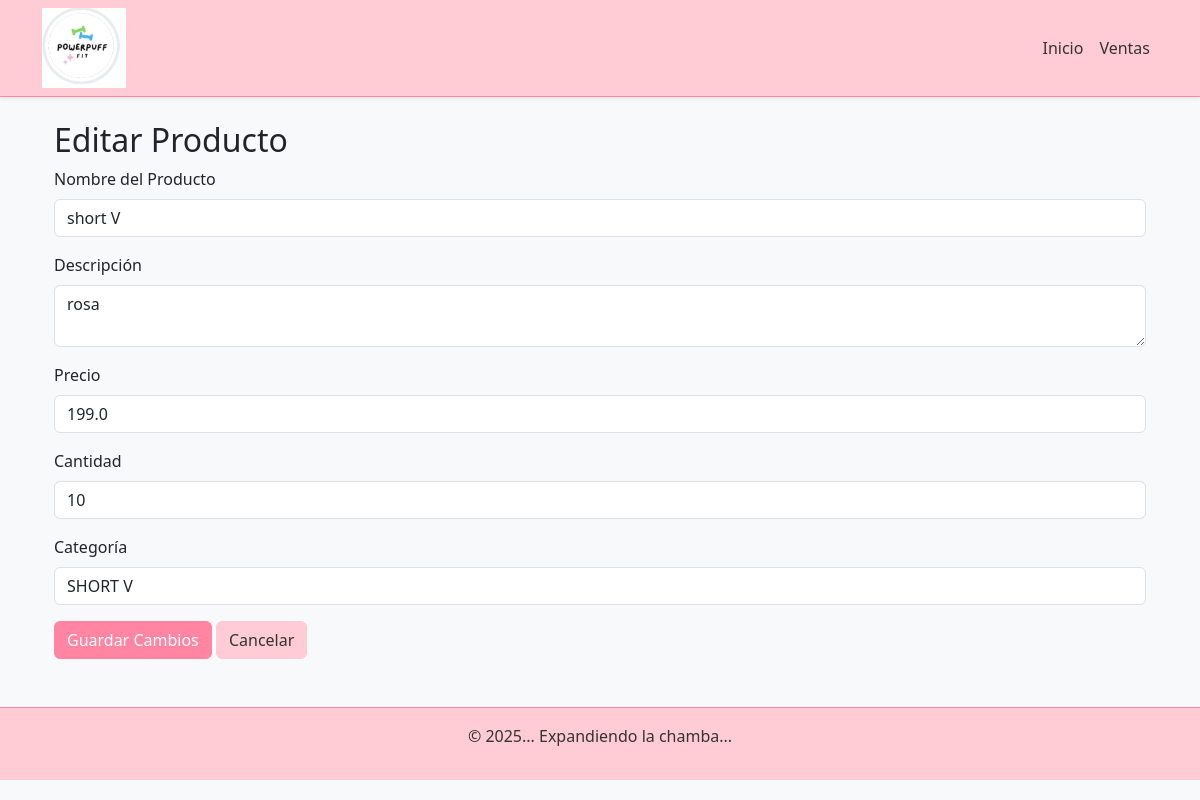
Before: /producto/editar/8 with the older database file.
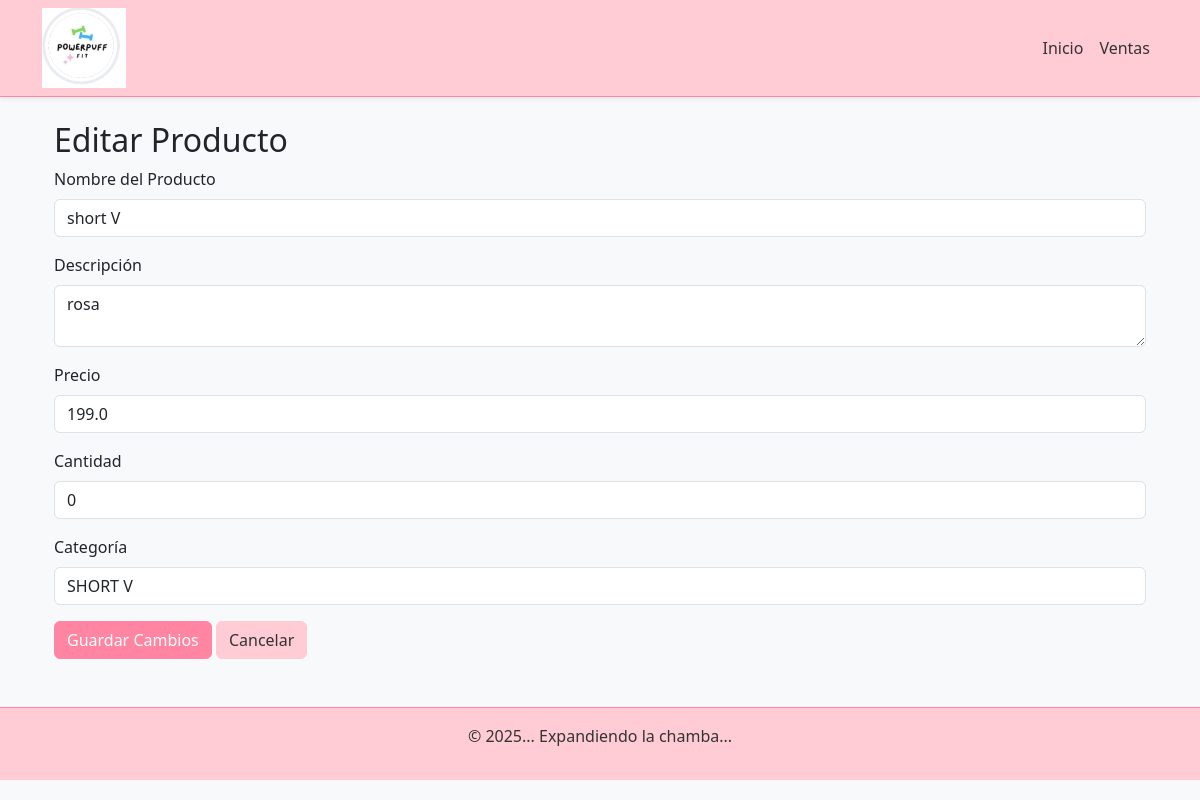
After: the same page with the newer database file.
### app/models.py (models this page shows, shortened)
class Producto(db.Model):
    id = db.Column(db.Integer, primary_key=True)
    nombre = db.Column(db.String(100), nullable=False)
    descripcion = db.Column(db.String(200), nullable=False)
    precio = db.Column(db.Float, nullable=False)
    cantidad = db.Column(db.Integer, nullable=False)
    categoria = db.Column(db.String(100), nullable=False)
    activo = db.Column(db.Boolean, default=True)
    ventas = db.relationship('VentaProducto', back_populates='producto')

### app/routes.py (the view, shortened to what this page needs)
@routes.route('/producto/editar/<int:id>', methods=['GET', 'POST'])
def editar_producto(id):
    producto = Producto.query.get_or_404(id)
    return render_template('editar_producto.html', producto=producto, categorias=CATEGORIAS_PREDETERMINADAS)

### app/templates/editar_producto.html
{% extends "base.html" %}
{% block content %}
<div class="container mt-4">
    <h2>Editar Producto</h2>
    <form action="{{ url_for('routes.editar_producto', id=producto.id) }}" method="POST">
        <div class="mb-3">
            <label for="nombre" class="form-label">Nombre del Producto</label>
            <input type="text" class="form-control" id="nombre" name="nombre" value="{{ producto.nombre }}" required>
        </div>
        <div class="mb-3">
            <label for="descripcion" class="form-label">Descripción</label>
            <textarea class="form-control" id="descripcion" name="descripcion">{{ producto.descripcion }}</textarea>
        </div>
        <div class="mb-3">
            <label for="precio" class="form-label">Precio</label>
            <input type="number" class="form-control" id="precio" name="precio" value="{{ producto.precio }}" step="0.01" required>
        </div>
        <div class="mb-3">
            <label for="cantidad" class="form-label">Cantidad</label>
            <input type="number" class="form-control" id="cantidad" name="cantidad" value="{{ producto.cantidad }}" required>
        </div>
        <div class="mb-3">
            <label for="categoria" class="form-label">Categoría</label>
            <input type="text" class="form-control" id="categoria" name="categoria" value="{{ producto.categoria }}">
        </div>
        <div class="d-grid gap-2 d-md-block">
            <button type="submit" class="btn btn-primary">Guardar Cambios</button>
            <a href="{{ url_for('routes.index') }}" class="btn btn-secondary">Cancelar</a>
        </div>
    </form>
</div>
{% endblock %}

Changed rows visible on the page:
changed Producto "short V": cantidad "10" → "0"
